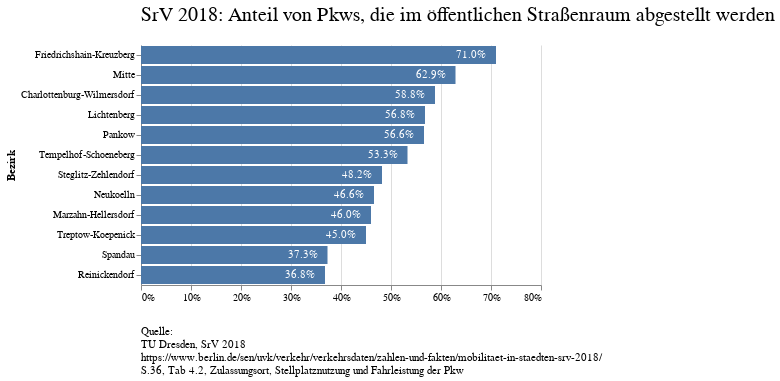

The cell this chart's notebook holds for it:
### Code cell
##############################################################
# adding Titel and Subtitle
title = alt.Chart(
    {"values": [{"text": "SrV 2018: Anteil von Pkws, die im öffentlichen Straßenraum abgestellt werden"}]}
).mark_text(size=20, align='left').encode(  #,anchor='start' , align='left'
    text="text:N",
    x=alt.value(0)
)
#subtitle = alt.Chart(
#    {"values": [{"text": "Insgesamt sind 60 Messquerschnitte je in zwei Richtungen vorhanden."}]}
#).mark_text(size=11, align='left').encode(  #,anchor='start' , align='left'
#    text="text:N",
#    x=alt.value(0)
#)



quelle = alt.Chart(
    {"values": [{"text": "Quelle: \n TU Dresden, SrV 2018 \n https://www.berlin.de/sen/uvk/verkehr/verkehrsdaten/zahlen-und-fakten/mobilitaet-in-staedten-srv-2018/ \n S.36, Tab 4.2, Zulassungsort, Stellplatznutzung und Fahrleistung der Pkw"}]},
).mark_text(size=11, align='left', lineBreak='\n').encode(
    text="text:N",
    x=alt.value(0),
    #y=alt.value(800),
    #href=alt.value('https://fragdenstaat.de/anfrage/orte-und-ergebnisse-der-geschwindigkeitsmessstellen-auf-bab/')
   # y=alt.value(800)
    #x=alt.value(-100800)
)#.configue_text(href='https://fragdenstaat.de/anfrage/orte-und-ergebnisse-der-geschwindigkeitsmessstellen-auf-bab/')

  
fullchart_title= alt.vconcat(
    title,
    #subtitle,
    bar+text,
    quelle
).configure_view(
    stroke=None
)#.resolve_scale(color='independent',size='independent').resolve_legend(color='independent',size='independent').resolve_axis(y='independent').configure_legend(
#  orient='bottom'
#)

fullchart_title

### Figure 1 — Vega-Lite specification as saved in the notebook (floating-point values rounded to 4 significant figures)
{"config": {"view": {"continuousWidth": 400, "continuousHeight": 300, "stroke": null}}, "vconcat": [{"data": {"name": "data-03c1894a0ecfd0e09dc88b150a9d64a5"}, "mark": {"type": "text", "align": "left", "size": 20}, "encoding": {"text": {"type": "nominal", "field": "text"}, "x": {"value": 0}}}, {"layer": [{"mark": "bar", "encoding": {"x": {"type": "quantitative", "axis": {"format": "%", "title": ""}, "field": "Gesamt"}, "y": {"type": "ordinal", "field": "Bezirk", "scale": {"domain": ["Friedrichshain-Kreuzberg", "Mitte", "Charlottenburg-Wilmersdorf", "Lichtenberg", "Pankow", "Tempelhof-Schoeneberg", "Steglitz-Zehlendorf", "Neukoelln", "Marzahn-Hellersdorf", "Treptow-Koepenick", "Spandau", "Reinickendorf"]}}}, "title": ""}, {"mark": {"type": "text", "color": "white", "dx": -25, "dy": 0}, "encoding": {"text": {"type": "quantitative", "field": "Gesamt", "format": ".1%"}, "x": {"type": "quantitative", "field": "Gesamt", "stack": "zero"}, "y": {"type": "nominal", "field": "Bezirk"}}}], "data": {"name": "data-33d36a28de763439ef7e87df448bf4df"}}, {"data": {"name": "data-e8a44c48cd4cf0eab37d74eb2f48dcd4"}, "mark": {"type": "text", "align": "left", "lineBreak": "\n", "size": 11}, "encoding": {"text": {"type": "nominal", "field": "text"}, "x": {"value": 0}}}], "$schema": "https://vega.github.io/schema/vega-lite/v4.8.1.json", "datasets": {"data-03c1894a0ecfd0e09dc88b150a9d64a5": [{"text": "SrV 2018: Anteil von Pkws, die im öffentlichen Straßenraum abgestellt werden"}], "data-33d36a28de763439ef7e87df448bf4df": [{"Üblicherweise genutzter Abstellort": "Öffentlicher Straßenraum", "Gesamt": 0.588, "Bezirk": "Charlottenburg-Wilmersdorf"}, {"Üblicherweise genutzter Abstellort": "Öffentlicher Straßenraum", "Gesamt": 0.71, "Bezirk": "Friedrichshain-Kreuzberg"}, {"Üblicherweise genutzter Abstellort": "Öffentlicher Straßenraum", "Gesamt": 0.568, "Bezirk": "Lichtenberg"}, {"Üblicherweise genutzter Abstellort": "Öffentlicher Straßenraum", "Gesamt": 0.46, "Bezirk": "Marzahn-Hellersdorf"}, {"Üblicherweise genutzter Abstellort": "Öffentlicher Straßenraum", "Gesamt": 0.629, "Bezirk": "Mitte"}, {"Üblicherweise genutzter Abstellort": "Öffentlicher Straßenraum", "Gesamt": 0.466, "Bezirk": "Neukoelln"}, {"Üblicherweise genutzter Abstellort": "Öffentlicher Straßenraum", "Gesamt": 0.566, "Bezirk": "Pankow"}, {"Üblicherweise genutzter Abstellort": "Öffentlicher Straßenraum", "Gesamt": 0.368, "Bezirk": "Reinickendorf"}, {"Üblicherweise genutzter Abstellort": "Öffentlicher Straßenraum", "Gesamt": 0.373, "Bezirk": "Spandau"}, {"Üblicherweise genutzter Abstellort": "Öffentlicher Straßenraum", "Gesamt": 0.482, "Bezirk": "Steglitz-Zehlendorf"}, {"Üblicherweise genutzter Abstellort": "Öffentlicher Straßenraum", "Gesamt": 0.533, "Bezirk": "Tempelhof-Schoeneberg"}, {"Üblicherweise genutzter Abstellort": "Öffentlicher Straßenraum", "Gesamt": 0.45, "Bezirk": "Treptow-Koepenick"}], "data-e8a44c48cd4cf0eab37d74eb2f48dcd4": [{"text": "Quelle: \n TU Dresden, SrV 2018 \n https://www.berlin.de/sen/uvk/verkehr/verkehrsdaten/zahlen-und-fakten/mobilitaet-in-staedten-srv-2018/ \n S.36, Tab 4.2, Zulassungsort, Stellplatznutzung und Fahrleistung der Pkw"}]}}
